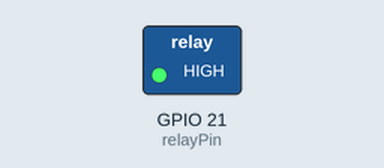
A program run on a simulated Raspberry Pi (BCM pin numbers). Shown: switched loads named in the program (green lamp = pin HIGH). Dashed ring = blinking. What the program prints to the terminal is not drawn.

Above: at 0.5 s.
Timing chart, 0 to 4.6 s (numbered marks = the images above):
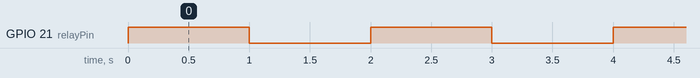

The program:

relayTest.py
```python
import RPi.GPIO as GPIO
import time

relayPin = 21

GPIO.setmode(GPIO.BCM)
GPIO.setup(relayPin, GPIO.OUT)

try:
	while True:
		GPIO.output(relayPin, True) # = HIGH
		print("True")
		time.sleep(1)

		GPIO.output(relayPin, False)
		print("False")
		time.sleep(1)

except KeyboardInterrupt:
	print("bye!")
finally:
	GPIO.cleanup()
```

Measured:
- by itself, GPIO 21 (relayPin): alternates HIGH for 1.0 s and LOW for 1.0 s
